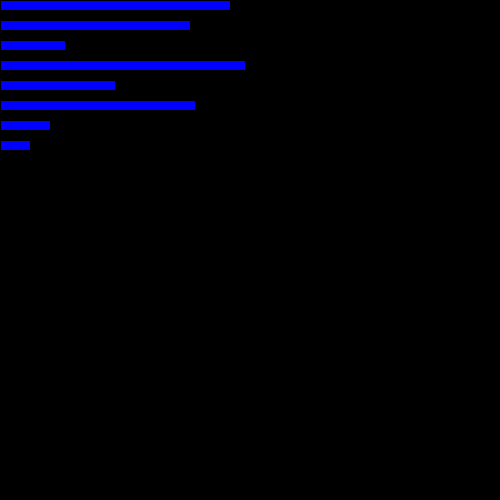
Frame 1 (no input)
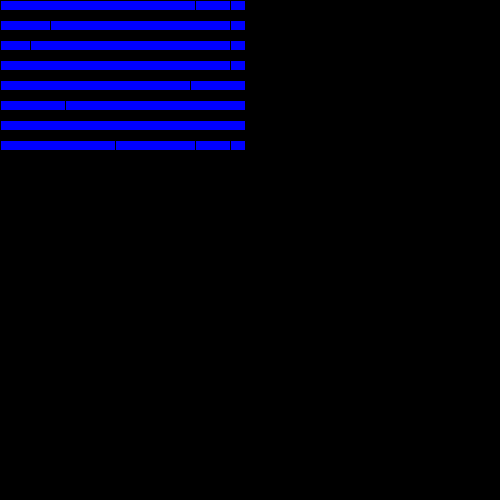
Frame 60 (the mouse pressed at the canvas centre just before this capture)
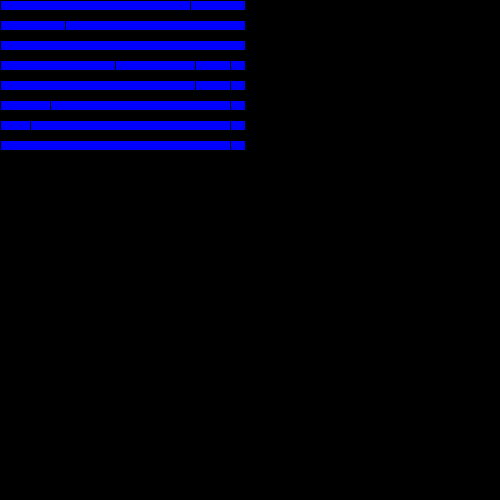
Frame 120 (the mouse held since frame 60 and released just before this capture)

The Processing sketch that drew these frames (run headless with seeded random() and noise(); from frame 60 on, the mouse is pressed at the canvas centre):

// Processing sketch: cheesesticks
// ── cheesesticks.pde
int[] cheesesticks={38,13,49,23,39,10,6,46};

int i=0;
int j=-1;
int min;

void setup () {
size(500,500);

background(0);



}

void draw () {

  min=0;

for (int i=0;i<8;i++){
  //reset min
  min=i;
  
  //comparison
  for (int j=i;j<8;j++) {
    if (cheesesticks[j]<cheesesticks[min]);
    min=j;
  }
  
  //switch
  int temp=cheesesticks[i];
  cheesesticks[i]=cheesesticks[min];
  cheesesticks[min]=temp;
}

//drawing
 fill (0,0,255);
 
for (int k=0; k<8;k++){
  rect(0,k*20,cheesesticks[k]*5,10);
} 
  
}
